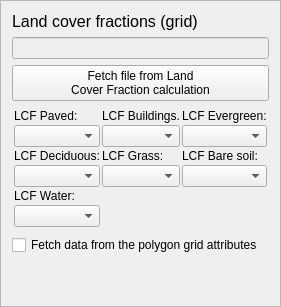
    <widget class="QFrame" name="frame_3">
     <property name="frameShape">
      <enum>QFrame::StyledPanel</enum>
     </property>
     <property name="frameShadow">
      <enum>QFrame::Raised</enum>
     </property>
     <layout class="QGridLayout" name="gridLayout_2">
      <item row="1" column="0">
       <widget class="QLabel" name="label_13">
        <property name="text">
         <string>&lt;!DOCTYPE HTML PUBLIC &quot;-//W3C//DTD HTML 4.0//EN&quot; &quot;http://www.w3.org/TR/REC-html40/strict.dtd&quot;&gt;
&lt;html&gt;&lt;head&gt;&lt;meta name=&quot;qrichtext&quot; content=&quot;1&quot; /&gt;&lt;style type=&quot;text/css&quot;&gt;
p, li { white-space: pre-wrap; }
&lt;/style&gt;&lt;/head&gt;&lt;body style=&quot; font-family:'MS Shell Dlg 2'; font-size:8pt; font-weight:400; font-style:normal;&quot;&gt;
&lt;p style=&quot; margin-top:0px; margin-bottom:0px; margin-left:0px; margin-right:0px; -qt-block-indent:0; text-indent:0px;&quot;&gt;&lt;span style=&quot; font-size:12pt;&quot;&gt;Land cover fractions (grid)&lt;/span&gt;&lt;/p&gt;&lt;/body&gt;&lt;/html&gt;</string>
        </property>
       </widget>
      </item>
      <item row="2" column="0" colspan="2">
       <widget class="QLineEdit" name="textInputLCFData">
        <property name="enabled">
         <bool>false</bool>
        </property>
       </widget>
      </item>
      <item row="3" column="0" colspan="2">
       <widget class="QPushButton" name="pushButtonImportLCF">
        <property name="enabled">
         <bool>true</bool>
        </property>
        <property name="sizePolicy">
         <sizepolicy hsizetype="Minimum" vsizetype="Fixed">
          <horstretch>0</horstretch>
          <verstretch>0</verstretch>
         </sizepolicy>
        </property>
        <property name="text">
         <string>Fetch file from Land 
Cover Fraction calculation</string>
        </property>
       </widget>
      </item>
      <item row="6" column="0">
       <widget class="QCheckBox" name="LCF_checkBox">
        <property name="text">
         <string>Fetch data from the polygon grid attributes</string>
        </property>
       </widget>
      </item>
      <item row="5" column="0" colspan="2">
       <widget class="QFrame" name="LCF_Frame">
        <property name="frameShape">
         <enum>QFrame::NoFrame</enum>
        </property>
        <property name="frameShadow">
         <enum>QFrame::Sunken</enum>
        </property>
        <property name="lineWidth">
         <number>1</number>
        </property>
        <layout class="QGridLayout" name="gridLayout_3">
         <property name="leftMargin">
          <number>2</number>
         </property>
         <property name="topMargin">
          <number>2</number>
         </property>
         <property name="rightMargin">
          <number>2</number>
         </property>
         <property name="bottomMargin">
          <number>2</number>
         </property>
         <property name="spacing">
          <number>2</number>
         </property>
         <item row="2" column="1">
          <widget class="QComboBox" name="LCF_Buildings"/>
         </item>
         <item row="4" column="0">
          <widget class="QComboBox" name="LCF_Decidious"/>
         </item>
         <item row="2" column="2">
          <widget class="QComboBox" name="LCF_Evergreen"/>
         </item>
         <item row="1" column="0">
          <widget class="QLabel" name="label_2">
           <property name="text">
            <string>LCF Paved:</string>
           </property>
          </widget>
         </item>
         <item row="1" column="2">
          <widget class="QLabel" name="label_7">
           <property name="text">
            <string>LCF Evergreen:</string>
           </property>
          </widget>
         </item>
         <item row="4" column="2">
          <widget class="QComboBox" name="LCF_Baresoil"/>
         </item>
         <item row="6" column="0">
          <widget class="QComboBox" name="LCF_Water"/>
         </item>
         <item row="2" column="0">
          <widget class="QComboBox" name="LCF_Paved"/>
         </item>
         <item row="3" column="1">
          <widget class="QLabel" name="label_9">
           <property name="text">
            <string>LCF Grass:</string>
           </property>
          </widget>
         </item>
         <item row="3" column="2">
          <widget class="QLabel" name="label_10">
           <property name="text">
            <string>LCF Bare soil:</string>
           </property>
          </widget>
         </item>
         <item row="1" column="1">
          <widget class="QLabel" name="label_6">
           <property name="text">
            <string>LCF Buildings.</string>
           </property>
          </widget>
         </item>
         <item row="3" column="0">
          <widget class="QLabel" name="label_8">
           <property name="text">
            <string>LCF Deciduous:</string>
           </property>
          </widget>
         </item>
         <item row="4" column="1">
          <widget class="QComboBox" name="LCF_Grass"/>
         </item>
         <item row="5" column="0">
          <widget class="QLabel" name="label_11">
           <property name="text">
            <string>LCF Water:</string>
           </property>
          </widget>
         </item>
        </layout>
       </widget>
      </item>
      <item row="7" column="0">
       <spacer name="verticalSpacer_2">
        <property name="orientation">
         <enum>Qt::Vertical</enum>
        </property>
        <property name="sizeHint" stdset="0">
         <size>
          <width>20</width>
          <height>40</height>
         </size>
        </property>
       </spacer>
      </item>
     </layout>
    </widget>
